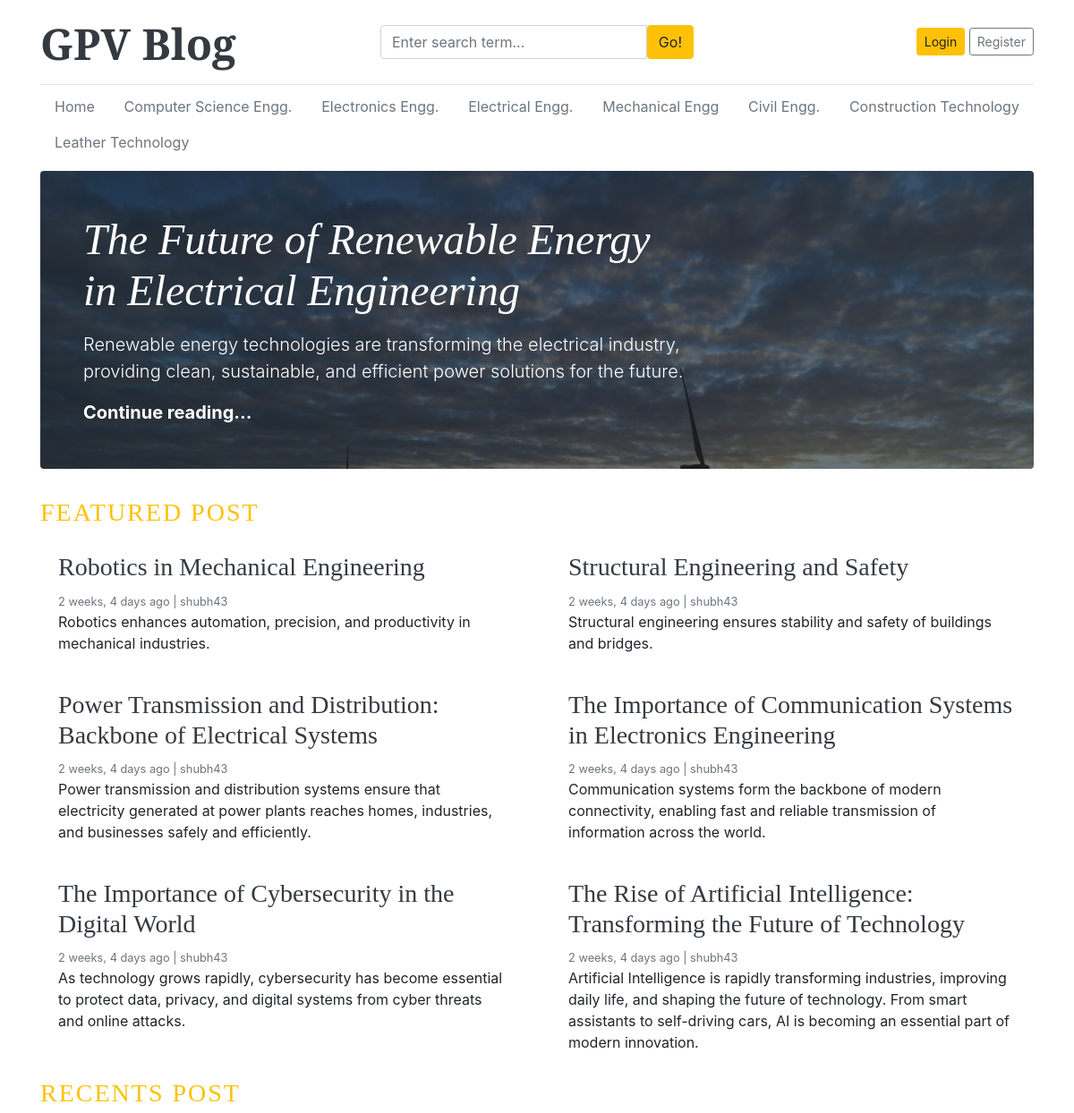
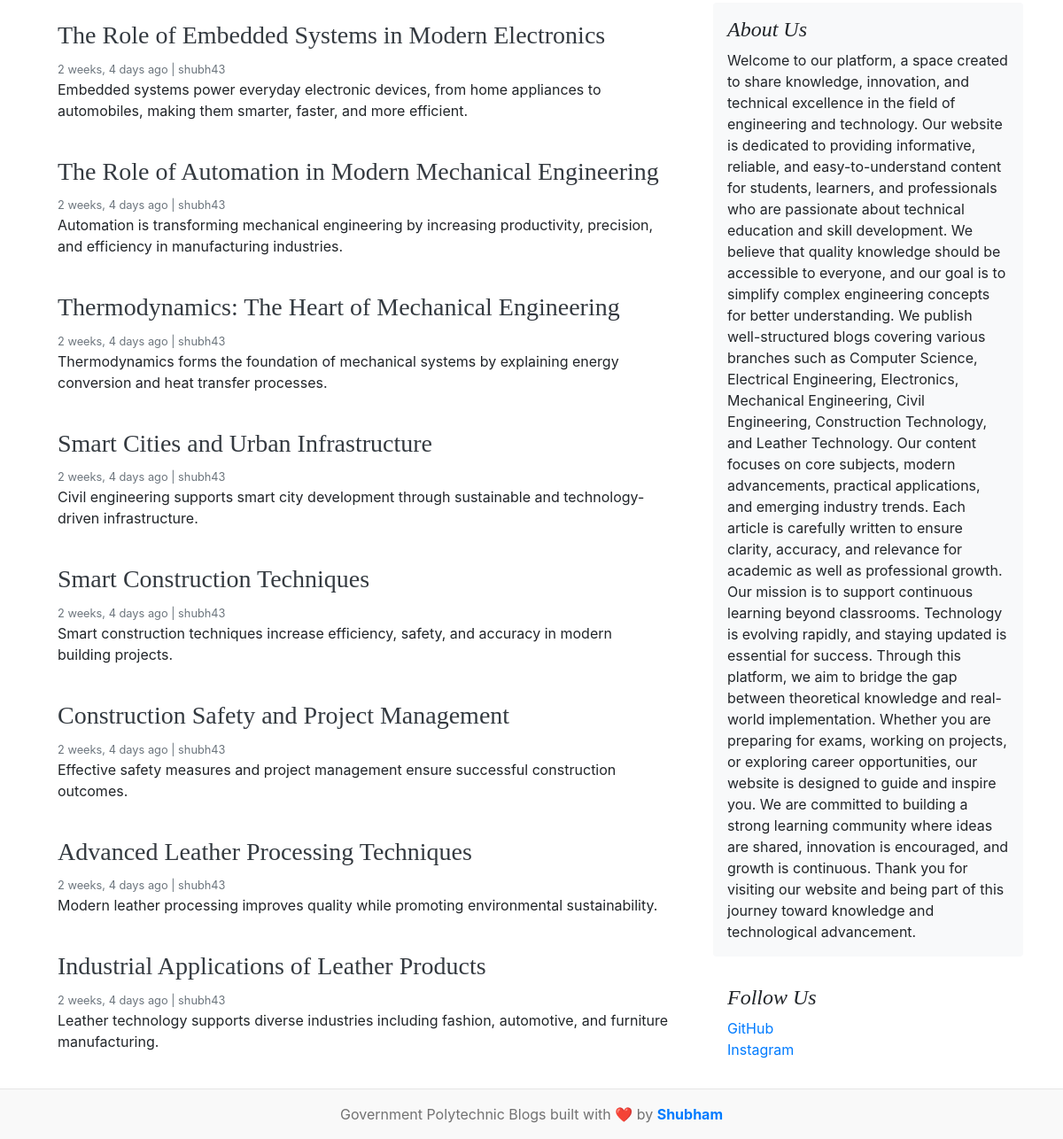
The page / on the database its author committed (2 pictures, top to bottom).
### blogs/models.py (models this page shows, shortened)
class category(models.Model):
    category_name = models.CharField(max_length=50,unique=True)
    cerated_at = models.DateTimeField(auto_now_add=True)
    updated_at = models.DateTimeField(auto_now=True)
    class Meta:
        verbose_name_plural = 'categories'

class Blog(models.Model):
    title = models.CharField(max_length=500)
    slug = models.SlugField(max_length=150, unique=True, blank=True)
    category = models.ForeignKey(category, on_delete=models.CASCADE)
    author = models.ForeignKey(User, on_delete=models.CASCADE)
    featured_image = models.ImageField(upload_to='uploads/%Y/%m/%d')
    short_description = models.TextField(max_length=1000)
    blog_body = models.TextField(max_length=5000)
    status = models.CharField(max_length=20, choices=STATUS_CHOICES, default="Draft")
    is_featured = models.BooleanField(default=False)
    created_at = models.DateTimeField(auto_now_add=True)
    updated_at = models.DateTimeField(auto_now=True)

### assignments/models.py (models this page shows, shortened)
class About(models.Model):
  about_heading = models.CharField(max_length=100)
  about_description = models.TextField(max_length=2000)
  created_at = models.DateTimeField(auto_now_add=True)
  updated_at = models.DateTimeField(auto_now=True)
  class Meta:
    verbose_name_plural = 'About'

class SocialLink(models.Model):
  platform = models.CharField(max_length=100)
  link = models.URLField(max_length=400)
  created_at = models.DateTimeField(auto_now_add=True)
  updated_at = models.DateTimeField(auto_now=True)

### blog_main/views.py (the view)
# urls.py: 2. Add a URL to urlpatterns:  path('', views.home, name='home')
def home(request):
    featured_post = Blog.objects.filter(is_featured=True, status='Published').order_by('-updated_at')
    posts = Blog.objects.filter(is_featured= False, status='Published')
    try:
        about = About.objects.get()
    except:
        about = None
    context = {
        'featured_post': featured_post,
        'posts': posts,
        'about': about,
    }
    return render(request, 'home.html', context)

### blogs/context_processors.py (called while the page is built)
def get_categories(request):
  categories = category.objects.all()
  return dict(categories=categories)

def get_social_links(requests):
  social_links = SocialLink.objects.all()
  return dict(social_links=social_links)

### templates/home.html
{% extends "base.html" %}
  {% block content %}
  {% for post in featured_post %}
  {% if forloop.first %}
  <div class="jumbotron p-3 p-md-5 text-white rounded bg-dark" style="background-image: url({{ post.featured_image.url }});background-blend-mode: overlay;background-size:cover;">
    <div class="col-md-8 px-0">
      <h1 class="display-4 font-italic">{{post.title}} </h1>
      <p class="lead my-3">{{post.short_description| truncatewords:30}} </p>
      <p class="lead mb-0"><a href="{% url 'blogs' post.slug %}" class="text-white font-weight-bold">Continue reading...</a></p>
    </div>
  </div>
  {% endif %}
  {% endfor %}
  <h3 class="text-uppercase text-warning" style="letter-spacing: 2px;">Featured Post </h3>
  <div class="row mb-2">
    {% for post in featured_post %}
    {% if not forloop.first %}
    <div class="col-md-6">
      <div class="card border-0" >
        <div class="card-body">
          <h3><a href="{% url 'blogs' post.slug %}" class="text-dark"> {{post.title}}</a></h3>
          <small class="mb-1 text-muted">{{ post.created_at | timesince }} ago | {{ post.author }} </small>
          <p class="card-text"> {{post.short_description |truncatewords:30}} </p>
        </div>
      </div>
    </div>
    {% endif %}
    {% endfor %}
  </div>
  <h3 class="text-uppercase text-warning" style="letter-spacing: 2px;">Recents Post </h3>
  <main role="main" class="container p-0">
    <div class="row">
      <div class="col-md-8 blog-main">
        {% for post in posts%}
        <div class="card border-0" >
          <div class="card-body">
            <h3><a href="{% url 'blogs' post.slug %}" class="text-dark">{{post.title}}</a></h3>
            <small class="mb-1 text-muted">{{ post.created_at | timesince }} ago | {{ post.author }} </small>
            <p class="card-text"> {{post.short_description | truncatewords:30}} </p>
          </div>
        </div>
        {% endfor %}
      </div>
      <aside class="col-md-4 blog-sidebar">
        <div class="p-3 mb-3 bg-light rounded">
          <h4 class="font-italic">{{ about.about_heading }}</h4>
          <p class="mb-0">{{ about.about_description }}</p>
        </div>
        {% if social_links %}
        <div class="p-3">
          <h4 class="font-italic">Follow Us</h4>
          <ol class="list-unstyled">
            {% for i in social_links %}
            <li><a href="{{ i.link }}" target="_blank">{{ i.platform }}</a></li>
            {% endfor %}
          </ol>
        </div>
        {% endif %}
      </aside>
    </div>
  </main>
</div>
{% endblock %}

### templates/base.html (shortened to what this page needs)
{% load static %}
<!DOCTYPE html>
<html lang="en">
<head>
    <link href="https://getbootstrap.com/docs/4.0/dist/css/bootstrap.min.css" rel="stylesheet">
    <link rel="stylesheet" href="https://cdnjs.cloudflare.com/ajax/libs/font-awesome/4.7.0/css/font-awesome.min.css">
    <link href="{% static 'C:\Users\itzsh\OneDrive\Desktop\Blog\blog_main\static\css\blog.css'%}" rel="stylesheet">
  </head>
<body>
    <div class="container">
      <header class="blog-header py-3">
        <div class="row flex-nowrap justify-content-between align-items-center">
          <div class="col-4 pt-1">
            <a class="blog-header-logo text-dark display-4 font-weight-bold" href="/">GPV Blog</a>
          </div>
          <div class="col-4">
            <form action="{% url 'search' %}" method="GET">
              <div class="input-group">
                <input class="form-control" type="text" name="keywords" value="{{ keyword }}" placeholder="Enter search term..." aria-label="Enter search term..." aria-describedby="button-search" />
                  <button type="submit" class="btn btn-warning" id="button-search" type="button">Go!</button>
              </div>
            </form>
          </div>
          <div class="col-4 d-flex justify-content-end align-items-center">
            {% if not user.is_authenticated %}
            <a class="btn btn-sm btn-warning glow-btn" href="{% url 'login' %}">Login</a> &nbsp;
            <a class="btn btn-sm btn-outline-secondary glow-btn" href="{% url 'register' %}">Register</a>
            {% else %}
            <span><a href="{% url 'dashboard' %}" class="glow-button">Dashboard</a></span>
            &emsp;
            <span><a href="{% url 'logout' %}" class="glow-button">Logout</a></span>
            {% endif %}
          </div>
        </div>
      </header>
      <div class="nav-scroller py-1 mb-2">
        <nav class="nav d-flex justify-content-between">
          <a class="nav-btn" href="/">Home</a>
          {% for cat in categories %}
            <a class="nav-btn" href="{% url 'posts_by_category' cat.id %}">
              {{ cat.category_name }}
            </a>
          {% endfor %}
        </nav>
      </div>
{% block content %}
{% endblock %}
 <footer class="blog-footer text-center py-3">
  <div class="container">
    <p class="mb-0">
      Government Polytechnic Blogs built with ❤️ by
      <a href="" class="font-weight-bold">Shubham</a>
    </p>
  </div>
</footer>
</body>
</html>

### blog_main/static/css/blog.css (style rules this page uses)
.blog-header { border-bottom: 1px solid #e5e5e5; }
.blog-header-logo { font-family: "Playfair Display", Georgia, "Times New Roman", serif; font-size: 2.25rem; }
h1, h2, h3, h4, h5, h6 { font-family: "Playfair Display", Georgia, "Times New Roman", serif; }
.display-4 { font-size: 2.5rem; }
@media (min-width: 768px) { .display-4 { font-size: 3rem; } }
.blog-footer { padding: 2.5rem 0; color: #727272; text-align: center; background-color: #f9f9f9; border-top: .05rem solid #e5e5e5; }
.blog-footer p:last-child { text-align: center; margin-bottom: 0; margin-bottom: 1rem; }
.glow-btn { transition: all 0.3s ease-in-out; }
.nav-btn { padding: 8px 16px; border-radius: 6px; text-decoration: none; color: #6c757d; transition: all 0.3s ease-in-out; display: inline-block; }

### rows shown on the page
category: category_name "Computer Science Engg."
category: category_name "Electronics Engg."
category: category_name "Electrical Engg."
category: category_name "Mechanical Engg"
category: category_name "Civil Engg."
category: category_name "Construction Technology"
category: category_name "Leather Technology"
Blog: featured_image (picture), title "The Future of Renewable Energy in Electrical Engineering", short_description "Renewable energy technologies are transforming the electrical industry, providing clean, sustainable, and efficient power solutions for the future."
Blog: title "Robotics in Mechanical Engineering", created_at "2 weeks, 4 days", author "shubh43", short_description "Robotics enhances automation, precision, and productivity in mechanical industries."
Blog: title "Structural Engineering and Safety", created_at "2 weeks, 4 days", author "shubh43", short_description "Structural engineering ensures stability and safety of buildings and bridges."
Blog: title "Power Transmission and Distribution: Backbone of Electrical Systems", created_at "2 weeks, 4 days", author "shubh43", short_description "Power transmission and distribution systems ensure that electricity generated at power plants reaches homes, industries, and businesses safely and efficiently."
Blog: title "The Importance of Communication Systems in Electronics Engineering", created_at "2 weeks, 4 days", author "shubh43", short_description "Communication systems form the backbone of modern connectivity, enabling fast and reliable transmission of information across the world."
Blog: title "The Importance of Cybersecurity in the Digital World", created_at "2 weeks, 4 days", author "shubh43", short_description "As technology grows rapidly, cybersecurity has become essential to protect data, privacy, and digital systems from cyber threats and online attacks."
Blog: title "The Rise of Artificial Intelligence: Transforming the Future of Technology", created_at "2 weeks, 4 days", author "shubh43", short_description "Artificial Intelligence is rapidly transforming industries, improving daily life, and shaping the future of technology. From smart assistants to self-driving cars, AI is becoming an essential part of modern innovation."
Blog: title "The Role of Embedded Systems in Modern Electronics", created_at "2 weeks, 4 days", author "shubh43", short_description "Embedded systems power everyday electronic devices, from home appliances to automobiles, making them smarter, faster, and more efficient."
Blog: title "The Role of Automation in Modern Mechanical Engineering", created_at "2 weeks, 4 days", author "shubh43", short_description "Automation is transforming mechanical engineering by increasing productivity, precision, and efficiency in manufacturing industries."
Blog: title "Thermodynamics: The Heart of Mechanical Engineering", created_at "2 weeks, 4 days", author "shubh43", short_description "Thermodynamics forms the foundation of mechanical systems by explaining energy conversion and heat transfer processes."
Blog: title "Smart Cities and Urban Infrastructure", created_at "2 weeks, 4 days", author "shubh43", short_description "Civil engineering supports smart city development through sustainable and technology-driven infrastructure."
Blog: title "Smart Construction Techniques", created_at "2 weeks, 4 days", author "shubh43", short_description "Smart construction techniques increase efficiency, safety, and accuracy in modern building projects."
Blog: title "Construction Safety and Project Management", created_at "2 weeks, 4 days", author "shubh43", short_description "Effective safety measures and project management ensure successful construction outcomes."
Blog: title "Advanced Leather Processing Techniques", created_at "2 weeks, 4 days", author "shubh43", short_description "Modern leather processing improves quality while promoting environmental sustainability."
Blog: title "Industrial Applications of Leather Products", created_at "2 weeks, 4 days", author "shubh43", short_description "Leather technology supports diverse industries including fashion, automotive, and furniture manufacturing."
About: about_heading "About Us", about_description "Welcome to our platform, a space created to share knowledge, innovation, and technical excellence in the field of engineering and technology. Our website is dedicated to providing informative, reliable, and easy-to-understand content for students, learners, and professionals who are passionate about technical education and skill development. We believe that quality knowledge should be accessible to everyone, and our goal is to simplify complex engineering concepts for better understanding. We publish well-structured blogs covering various branches such as Computer Science, Electrical Engineering, Electronics, Mechanical Engineering, Civil Engineering, Construction Technology, and Leather…"
SocialLink: platform "GitHub"
SocialLink: platform "Instagram"
